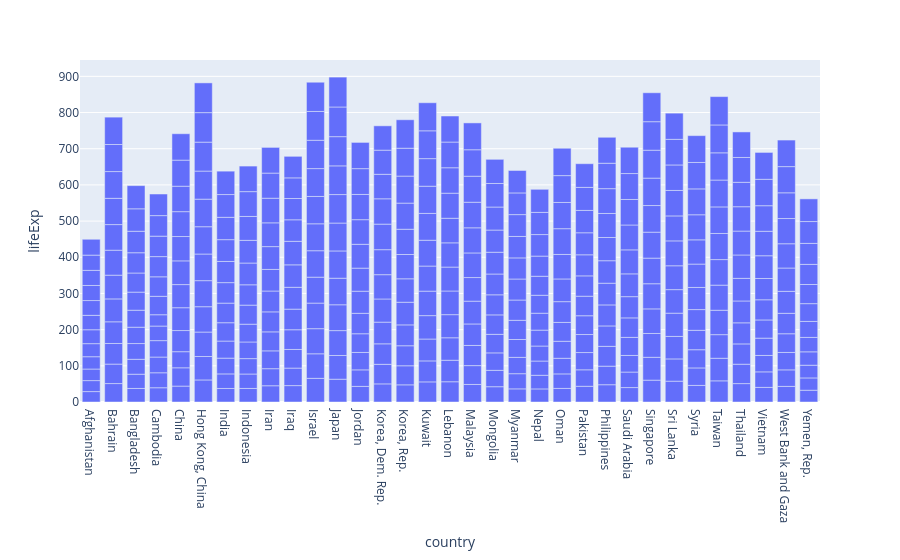

The code cell stored with this chart in its notebook:
### Code cell
fig  = px.bar(df_f, x='country', y='lifeExp')
fig

### Figure 1 — Plotly figure (JSON) as saved in the notebook; plotly's stock layout.template omitted (floating-point values rounded to 4 significant figures; data arrays with more than 128 entries replaced by an {"elided": "..."} marker saying what was removed)
{"data": [{"hovertemplate": "country=%{x}<br>lifeExp=%{y}<extra></extra>", "legendgroup": "", "marker": {"color": "#636efa", "pattern": {"shape": ""}}, "name": "", "orientation": "v", "showlegend": false, "textposition": "auto", "type": "bar", "x": {"elided": "396 str values"}, "xaxis": "x", "y": {"elided": "396 float values"}, "yaxis": "y"}], "layout": {"barmode": "relative", "legend": {"tracegroupgap": 0}, "margin": {"t": 60}, "xaxis": {"anchor": "y", "domain": [0, 1], "title": {"text": "country"}}, "yaxis": {"anchor": "x", "domain": [0, 1], "title": {"text": "lifeExp"}}}}
